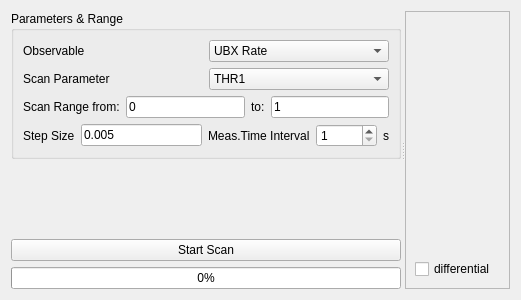
<?xml version="1.0" encoding="UTF-8"?>
<ui version="4.0">
 <class>ScanForm</class>
 <widget class="QWidget" name="ScanForm">
  <property name="geometry">
   <rect>
    <x>0</x>
    <y>0</y>
    <width>521</width>
    <height>300</height>
   </rect>
  </property>
  <property name="windowTitle">
   <string>Form</string>
  </property>
  <layout class="QGridLayout" name="gridLayout_3">
   <item row="1" column="0">
    <widget class="QSplitter" name="splitter">
     <property name="orientation">
      <enum>Qt::Horizontal</enum>
     </property>
     <widget class="QWidget" name="layoutWidget">
      <layout class="QVBoxLayout" name="verticalLayout">
       <item>
        <widget class="QGroupBox" name="groupBox">
         <property name="title">
          <string>Parameters &amp;&amp; Range</string>
         </property>
         <layout class="QGridLayout" name="gridLayout_2">
          <item row="0" column="0" colspan="2">
           <layout class="QHBoxLayout" name="horizontalLayout">
            <item>
             <widget class="QLabel" name="label">
              <property name="text">
               <string>Observable</string>
              </property>
             </widget>
            </item>
            <item>
             <widget class="QComboBox" name="observableComboBox">
              <item>
               <property name="text">
                <string>UBX Rate</string>
               </property>
              </item>
              <item>
               <property name="text">
                <string>GPIO Rate</string>
               </property>
              </item>
             </widget>
            </item>
           </layout>
          </item>
          <item row="1" column="0" colspan="2">
           <layout class="QHBoxLayout" name="horizontalLayout_2">
            <item>
             <widget class="QLabel" name="label_2">
              <property name="text">
               <string>Scan Parameter</string>
              </property>
             </widget>
            </item>
            <item>
             <widget class="QComboBox" name="scanParComboBox">
              <item>
               <property name="text">
                <string>THR1</string>
               </property>
              </item>
              <item>
               <property name="text">
                <string>THR2</string>
               </property>
              </item>
             </widget>
            </item>
           </layout>
          </item>
          <item row="2" column="0" colspan="2">
           <layout class="QHBoxLayout" name="horizontalLayout_3">
            <item>
             <widget class="QLabel" name="label_3">
              <property name="text">
               <string>Scan Range from:</string>
              </property>
             </widget>
            </item>
            <item>
             <widget class="QLineEdit" name="minRangeLineEdit">
              <property name="text">
               <string>0</string>
              </property>
             </widget>
            </item>
            <item>
             <widget class="QLabel" name="label_4">
              <property name="text">
               <string>to:</string>
              </property>
             </widget>
            </item>
            <item>
             <widget class="QLineEdit" name="maxRangeLineEdit">
              <property name="text">
               <string>1</string>
              </property>
             </widget>
            </item>
           </layout>
          </item>
          <item row="3" column="0">
           <layout class="QHBoxLayout" name="horizontalLayout_4">
            <item>
             <widget class="QLabel" name="label_5">
              <property name="text">
               <string>Step Size</string>
              </property>
             </widget>
            </item>
            <item>
             <widget class="QLineEdit" name="stepSizeLineEdit">
              <property name="text">
               <string>0.005</string>
              </property>
             </widget>
            </item>
           </layout>
          </item>
          <item row="3" column="1">
           <layout class="QHBoxLayout" name="horizontalLayout_5">
            <item>
             <widget class="QLabel" name="label_6">
              <property name="text">
               <string>Meas.Time Interval</string>
              </property>
             </widget>
            </item>
            <item>
             <widget class="QSpinBox" name="timeIntervalSpinBox">
              <property name="minimum">
               <number>1</number>
              </property>
              <property name="maximum">
               <number>10000</number>
              </property>
             </widget>
            </item>
            <item>
             <widget class="QLabel" name="label_7">
              <property name="text">
               <string>s</string>
              </property>
             </widget>
            </item>
           </layout>
          </item>
         </layout>
        </widget>
       </item>
       <item>
        <spacer name="verticalSpacer">
         <property name="orientation">
          <enum>Qt::Vertical</enum>
         </property>
         <property name="sizeHint" stdset="0">
          <size>
           <width>20</width>
           <height>40</height>
          </size>
         </property>
        </spacer>
       </item>
       <item>
        <widget class="QPushButton" name="scanStartPushButton">
         <property name="text">
          <string>Start Scan</string>
         </property>
        </widget>
       </item>
       <item>
        <widget class="QProgressBar" name="scanProgressBar">
         <property name="value">
          <number>0</number>
         </property>
        </widget>
       </item>
      </layout>
     </widget>
     <widget class="QFrame" name="frame">
      <property name="frameShape">
       <enum>QFrame::StyledPanel</enum>
      </property>
      <property name="frameShadow">
       <enum>QFrame::Raised</enum>
      </property>
      <layout class="QGridLayout" name="gridLayout">
       <item row="0" column="0">
        <widget class="CustomPlot" name="scanPlot" native="true"/>
       </item>
       <item row="1" column="0">
        <widget class="QCheckBox" name="plotDifferentialCheckBox">
         <property name="text">
          <string>differential</string>
         </property>
        </widget>
       </item>
      </layout>
     </widget>
    </widget>
   </item>
  </layout>
 </widget>
 <customwidgets>
  <customwidget>
   <class>CustomPlot</class>
   <extends>QWidget</extends>
   <header>custom_plot_widget.h</header>
   <container>1</container>
  </customwidget>
 </customwidgets>
 <resources/>
 <connections/>
</ui>
